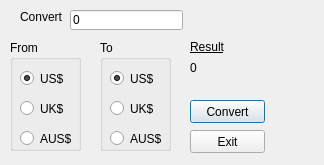
<?xml version="1.0" encoding="UTF-8"?>
<ui version="4.0">
 <class>CurrencyConvert</class>
 <widget class="QDialog" name="CurrencyConvert">
  <property name="geometry">
   <rect>
    <x>0</x>
    <y>0</y>
    <width>324</width>
    <height>165</height>
   </rect>
  </property>
  <property name="windowTitle">
   <string>Currency Convert</string>
  </property>
  <widget class="QLabel" name="lbConvert">
   <property name="geometry">
    <rect>
     <x>20</x>
     <y>10</y>
     <width>47</width>
     <height>13</height>
    </rect>
   </property>
   <property name="text">
    <string>Convert</string>
   </property>
  </widget>
  <widget class="QLabel" name="lbTxtResult">
   <property name="geometry">
    <rect>
     <x>190</x>
     <y>40</y>
     <width>47</width>
     <height>13</height>
    </rect>
   </property>
   <property name="font">
    <font>
     <underline>true</underline>
    </font>
   </property>
   <property name="text">
    <string>Result</string>
   </property>
  </widget>
  <widget class="QLabel" name="lbResult">
   <property name="geometry">
    <rect>
     <x>190</x>
     <y>60</y>
     <width>121</width>
     <height>16</height>
    </rect>
   </property>
   <property name="text">
    <string>0</string>
   </property>
  </widget>
  <widget class="QLineEdit" name="ltAmount">
   <property name="geometry">
    <rect>
     <x>70</x>
     <y>10</y>
     <width>113</width>
     <height>20</height>
    </rect>
   </property>
   <property name="text">
    <string>0</string>
   </property>
  </widget>
  <widget class="QGroupBox" name="gbFrom">
   <property name="geometry">
    <rect>
     <x>10</x>
     <y>40</y>
     <width>71</width>
     <height>111</height>
    </rect>
   </property>
   <property name="title">
    <string>From</string>
   </property>
   <widget class="QRadioButton" name="brFromUS">
    <property name="geometry">
     <rect>
      <x>10</x>
      <y>30</y>
      <width>82</width>
      <height>17</height>
     </rect>
    </property>
    <property name="text">
     <string>US$</string>
    </property>
    <property name="checked">
     <bool>true</bool>
    </property>
   </widget>
   <widget class="QRadioButton" name="brFromUK">
    <property name="geometry">
     <rect>
      <x>10</x>
      <y>60</y>
      <width>82</width>
      <height>17</height>
     </rect>
    </property>
    <property name="text">
     <string>UK$</string>
    </property>
   </widget>
   <widget class="QRadioButton" name="brFromAUS">
    <property name="geometry">
     <rect>
      <x>10</x>
      <y>90</y>
      <width>82</width>
      <height>17</height>
     </rect>
    </property>
    <property name="text">
     <string>AUS$</string>
    </property>
   </widget>
  </widget>
  <widget class="QGroupBox" name="gbTo">
   <property name="geometry">
    <rect>
     <x>100</x>
     <y>40</y>
     <width>71</width>
     <height>111</height>
    </rect>
   </property>
   <property name="title">
    <string>To</string>
   </property>
   <widget class="QRadioButton" name="brToUS">
    <property name="geometry">
     <rect>
      <x>10</x>
      <y>30</y>
      <width>82</width>
      <height>17</height>
     </rect>
    </property>
    <property name="text">
     <string>US$</string>
    </property>
    <property name="checked">
     <bool>true</bool>
    </property>
   </widget>
   <widget class="QRadioButton" name="brToUK">
    <property name="geometry">
     <rect>
      <x>10</x>
      <y>60</y>
      <width>82</width>
      <height>17</height>
     </rect>
    </property>
    <property name="text">
     <string>UK$</string>
    </property>
   </widget>
   <widget class="QRadioButton" name="brToAUS">
    <property name="geometry">
     <rect>
      <x>10</x>
      <y>90</y>
      <width>82</width>
      <height>17</height>
     </rect>
    </property>
    <property name="text">
     <string>AUS$</string>
    </property>
   </widget>
  </widget>
  <widget class="QPushButton" name="pbConvert">
   <property name="geometry">
    <rect>
     <x>190</x>
     <y>100</y>
     <width>75</width>
     <height>23</height>
    </rect>
   </property>
   <property name="font">
    <font>
     <underline>false</underline>
    </font>
   </property>
   <property name="text">
    <string>Convert</string>
   </property>
  </widget>
  <widget class="QPushButton" name="pbExit">
   <property name="geometry">
    <rect>
     <x>190</x>
     <y>130</y>
     <width>75</width>
     <height>23</height>
    </rect>
   </property>
   <property name="text">
    <string>Exit</string>
   </property>
  </widget>
 </widget>
 <resources/>
 <connections/>
</ui>
